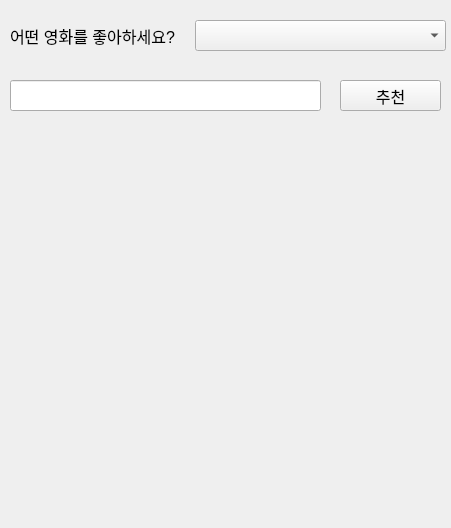
<?xml version="1.0" encoding="UTF-8"?>
<ui version="4.0">
 <class>Form</class>
 <widget class="QWidget" name="Form">
  <property name="geometry">
   <rect>
    <x>0</x>
    <y>0</y>
    <width>451</width>
    <height>528</height>
   </rect>
  </property>
  <property name="windowTitle">
   <string>Form</string>
  </property>
  <widget class="QLabel" name="label">
   <property name="geometry">
    <rect>
     <x>10</x>
     <y>20</y>
     <width>181</width>
     <height>31</height>
    </rect>
   </property>
   <property name="font">
    <font>
     <pointsize>12</pointsize>
    </font>
   </property>
   <property name="text">
    <string>어떤 영화를 좋아하세요?</string>
   </property>
  </widget>
  <widget class="QComboBox" name="comboBox">
   <property name="geometry">
    <rect>
     <x>195</x>
     <y>20</y>
     <width>251</width>
     <height>31</height>
    </rect>
   </property>
   <property name="font">
    <font>
     <pointsize>12</pointsize>
    </font>
   </property>
  </widget>
  <widget class="QLabel" name="lbl_recommendation">
   <property name="geometry">
    <rect>
     <x>10</x>
     <y>260</y>
     <width>431</width>
     <height>251</height>
    </rect>
   </property>
   <property name="font">
    <font>
     <pointsize>12</pointsize>
    </font>
   </property>
   <property name="text">
    <string/>
   </property>
   <property name="alignment">
    <set>Qt::AlignCenter</set>
   </property>
  </widget>
  <widget class="QLineEdit" name="le_keyword">
   <property name="geometry">
    <rect>
     <x>10</x>
     <y>80</y>
     <width>311</width>
     <height>31</height>
    </rect>
   </property>
   <property name="font">
    <font>
     <pointsize>12</pointsize>
    </font>
   </property>
  </widget>
  <widget class="QPushButton" name="btn_recommendation">
   <property name="geometry">
    <rect>
     <x>340</x>
     <y>80</y>
     <width>101</width>
     <height>31</height>
    </rect>
   </property>
   <property name="font">
    <font>
     <pointsize>12</pointsize>
    </font>
   </property>
   <property name="text">
    <string>추천</string>
   </property>
  </widget>
 </widget>
 <resources/>
 <connections/>
</ui>
